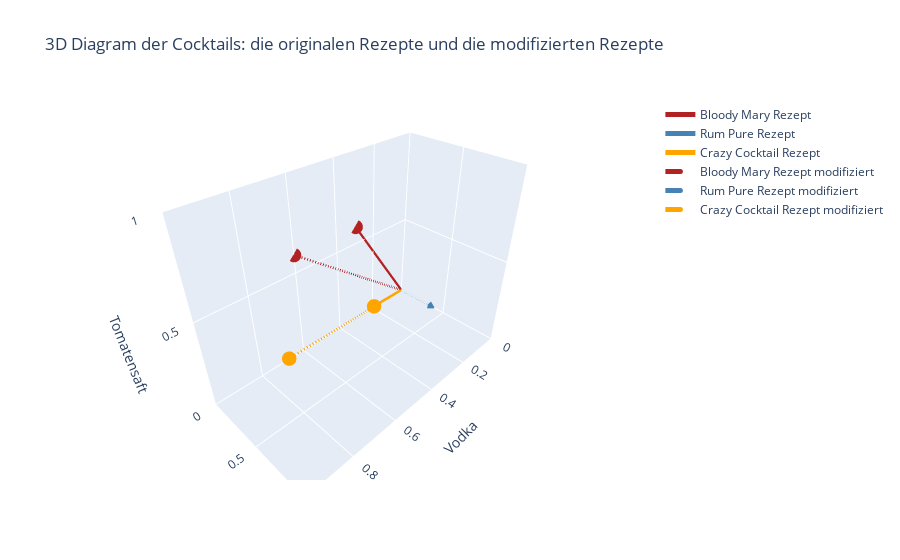

The notebook cell saved with this chart:
### Code cell
# Create a 3D scatter plot with plotly showing the rows of all_cocktails as vectors 

# Add each cocktail as a vector
for i, cocktail in enumerate(modifizierte_rezepte.T):
    fig.add_trace(go.Scatter3d(
        x=[0, cocktail[0]],  # Start at origin (0, 0, 0)
        y=[0, cocktail[1]],
        z=[0, cocktail[2]],
        mode='lines+markers',
        name=f"{rezept_namen[i]} modifiziert",
        line=dict(color=cocktail_colors[i], width=5, dash='dash'),
        marker=dict(size=5)
    ))

fig.update_layout(
    title = "3D Diagram der Cocktails: die originalen Rezepte und die modifizierten Rezepte",
)
# Show the plot
fig.show()

### Figure 1 — Plotly figure (JSON) as saved in the notebook; plotly's stock layout.template omitted (floating-point values rounded to 4 significant figures)
{"data": [{"line": {"color": "firebrick", "width": 5}, "marker": {"size": 5}, "mode": "lines+markers", "name": "Bloody Mary Rezept", "type": "scatter3d", "x": [0, 0.3], "y": [0, 0], "z": [0, 0.6]}, {"line": {"color": "steelblue", "width": 5}, "marker": {"size": 5}, "mode": "lines+markers", "name": "Rum Pure Rezept", "type": "scatter3d", "x": [0, 0], "y": [0, 0.4], "z": [0, 0]}, {"line": {"color": "orange", "width": 5}, "marker": {"size": 5}, "mode": "lines+markers", "name": "Crazy Cocktail Rezept", "type": "scatter3d", "x": [0, 0.4], "y": [0, 0.4], "z": [0, 0.3]}, {"line": {"color": "firebrick", "dash": "dash", "width": 5}, "marker": {"size": 5}, "mode": "lines+markers", "name": "Bloody Mary Rezept modifiziert", "type": "scatter3d", "x": [0, 0.6], "y": [0, 0], "z": [0, 0.6]}, {"line": {"color": "steelblue", "dash": "dash", "width": 5}, "marker": {"size": 5}, "mode": "lines+markers", "name": "Rum Pure Rezept modifiziert", "type": "scatter3d", "x": [0, 0], "y": [0, 0.4], "z": [0, 0]}, {"line": {"color": "orange", "dash": "dash", "width": 5}, "marker": {"size": 5}, "mode": "lines+markers", "name": "Crazy Cocktail Rezept modifiziert", "type": "scatter3d", "x": [0, 0.8], "y": [0, 0.4], "z": [0, 0.3]}], "layout": {"scene": {"xaxis": {"range": [0, 1], "title": {"text": "Vodka"}}, "yaxis": {"range": [0, 1], "title": {"text": "Rum"}}, "zaxis": {"range": [0, 1], "title": {"text": "Tomatensaft"}}}, "title": {"text": "3D Diagram der Cocktails: die originalen Rezepte und die modifizierten Rezepte"}}}
